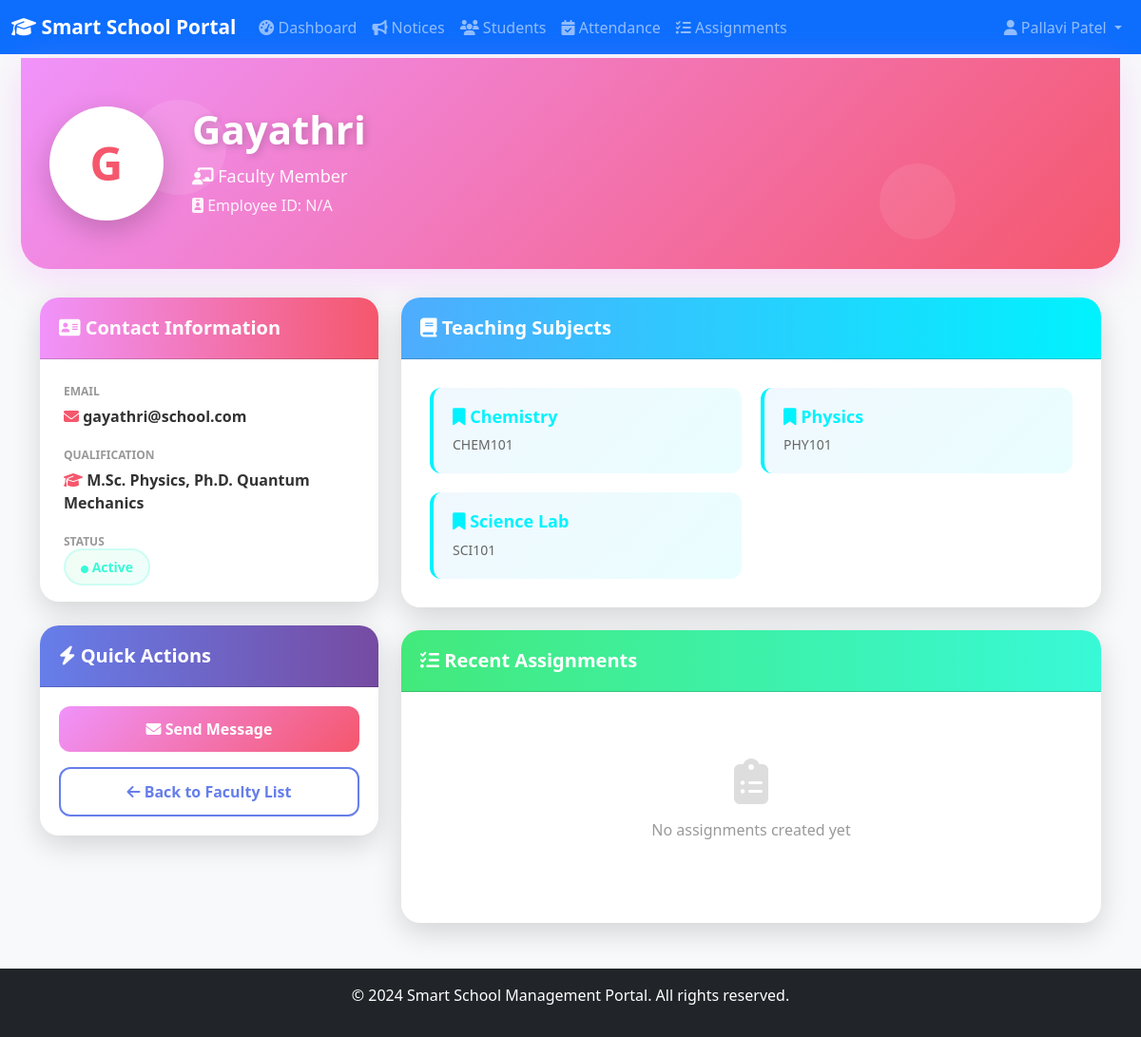
/teachers/3/ (signed in), run on the app's committed database.
### school/models.py (models this page shows, shortened)
class User(AbstractUser):
    ROLE_CHOICES = (
        ('admin', 'Admin'),
        ('teacher', 'Teacher'),
        ('student', 'Student'),
    )
    role = models.CharField(
        max_length=20,
        choices=ROLE_CHOICES,
        help_text="User role in the system"
    )
    phone = models.CharField(max_length=20, blank=True, null=True)
    address = models.TextField(blank=True, null=True)
    date_of_birth = models.DateField(blank=True, null=True)
    profile_picture = models.ImageField(
        upload_to='profile_pictures/',
        blank=True,
        null=True
    )
    class Meta:
        verbose_name = 'User'
        verbose_name_plural = 'Users'
        ordering = ['username']
    def get_full_name(self):
        full_name = f"{self.first_name} {self.last_name}".strip()
        return full_name if full_name else self.username

class Teacher(models.Model):
    user = models.OneToOneField(
        User,
        on_delete=models.CASCADE,
        related_name='teacher_profile'
    )
    subjects = models.ManyToManyField(
        Subject,
        blank=True,
        related_name='teachers'
    )
    qualification = models.CharField(max_length=200, blank=True, null=True)
    experience_years = models.IntegerField(
        default=0,
        validators=[MinValueValidator(0)]
    )
    joining_date = models.DateField(default=timezone.now)
    is_active = models.BooleanField(default=True)
    class Meta:
        verbose_name = 'Teacher'
        verbose_name_plural = 'Teachers'
        ordering = ['user__first_name', 'user__last_name']

class Subject(models.Model):
    name = models.CharField(
        max_length=100,
        unique=True,
        help_text="Subject name"
    )
    code = models.CharField(
        max_length=20,
        blank=True,
        null=True,
        unique=True,
        help_text="Subject code (e.g., MATH101)"
    )
    description = models.TextField(blank=True, null=True)
    created_at = models.DateTimeField(default=timezone.now)
    class Meta:
        verbose_name = 'Subject'
        verbose_name_plural = 'Subjects'
        ordering = ['name']

### school/views.py (the view)
# urls.py: path('teachers/<int:pk>/', views.teacher_detail, name='teacher_detail'),
@login_required
def teacher_detail(request, pk):
    teacher = get_object_or_404(Teacher, pk=pk)
    context = {
        'teacher': teacher,
        'subjects': teacher.subjects.all(),
        'assignments': Assignment.objects.filter(uploaded_by=teacher).order_by('-created_at')[:10],
    }
    return render(request, 'school/teacher_detail.html', context)

### templates/school/teacher_detail.html (shortened to what this page needs)
{% extends 'base.html' %}
{% block content %}
<div style="position: relative; margin: -20px -20px 30px -20px; padding: 50px 30px; background: linear-gradient(135deg, #f093fb 0%, #f5576c 100%); border-radius: 0 0 30px 30px; overflow: hidden; box-shadow: 0 10px 40px rgba(240, 147, 251, 0.3);">
    <div style="position: absolute; top: 0; left: 0; width: 100%; height: 100%; overflow: hidden;">
        <div style="position: absolute; width: 100px; height: 100px; background: rgba(255,255,255,0.1); border-radius: 50%; top: 20%; left: 10%; animation: float-particle 15s ease-in-out infinite;"></div>
        <div style="position: absolute; width: 80px; height: 80px; background: rgba(255,255,255,0.08); border-radius: 50%; top: 50%; right: 15%; animation: float-particle 12s ease-in-out infinite 2s;"></div>
    </div>
    <div style="position: relative; z-index: 10; display: flex; align-items: center; gap: 30px; color: white;">
        <div style="width: 120px; height: 120px; border-radius: 50%; background: white; display: flex; align-items: center; justify-content: center; font-size: 48px; font-weight: 800; color: #f5576c; box-shadow: 0 10px 30px rgba(0,0,0,0.2);">
            {% if teacher.user.first_name %}
                {{ teacher.user.first_name|slice:":1"|upper }}{{ teacher.user.last_name|slice:":1"|upper }}
            {% else %}
                {{ teacher.user.username|slice:":2"|upper }}
            {% endif %}
        </div>
        <div>
            <h2 style="font-size: 42px; font-weight: 800; margin: 0 0 10px 0; text-shadow: 2px 2px 8px rgba(0,0,0,0.2);">
                {{ teacher.user.get_full_name|default:teacher.user.username }}
            </h2>
            <p style="font-size: 18px; margin: 5px 0; opacity: 0.95;">
                <i class="fas fa-chalkboard-teacher"></i> Faculty Member
            </p>
            <p style="font-size: 16px; margin: 5px 0; opacity: 0.9;">
                <i class="fas fa-id-badge"></i> Employee ID: {{ teacher.employee_id|default:"N/A" }}
            </p>
        </div>
    </div>
</div>
<div class="row">
    <div class="col-md-4 mb-4">
        <div class="card border-0 shadow-lg" style="border-radius: 20px; overflow: hidden; margin-bottom: 25px;">
            <div class="card-header" style="background: linear-gradient(90deg, #f093fb 0%, #f5576c 100%); color: white; padding: 20px;">
                <h5 class="mb-0" style="font-weight: 800;"><i class="fas fa-address-card"></i> Contact Information</h5>
            </div>
            <div class="card-body" style="padding: 25px;">
                <div style="margin-bottom: 20px;">
                    <p style="font-size: 12px; color: #999; text-transform: uppercase; font-weight: 700; margin-bottom: 5px;">Email</p>
                    <p style="font-size: 16px; color: #333; font-weight: 600; word-break: break-all;">
                        <i class="fas fa-envelope" style="color: #f5576c;"></i> {{ teacher.user.email }}
                    </p>
                </div>
                {% if teacher.qualification %}
                    <div style="margin-bottom: 20px;">
                        <p style="font-size: 12px; color: #999; text-transform: uppercase; font-weight: 700; margin-bottom: 5px;">Qualification</p>
                        <p style="font-size: 16px; color: #333; font-weight: 600;">
                            <i class="fas fa-graduation-cap" style="color: #f5576c;"></i> {{ teacher.qualification }}
                        </p>
                    </div>
                {% endif %}
                <div>
                    <p style="font-size: 12px; color: #999; text-transform: uppercase; font-weight: 700; margin-bottom: 5px;">Status</p>
                    <span style="background: linear-gradient(135deg, #43e97b15 0%, #38f9d715 100%); color: #38f9d7; padding: 8px 16px; border-radius: 20px; font-size: 14px; font-weight: 700; border: 2px solid #38f9d730;">
                        <i class="fas fa-circle" style="font-size: 8px;"></i> Active
                    </span>
                </div>
            </div>
        </div>
        <div class="card border-0 shadow-lg" style="border-radius: 20px; overflow: hidden;">
            <div class="card-header" style="background: linear-gradient(90deg, #667eea 0%, #764ba2 100%); color: white; padding: 20px;">
                <h5 class="mb-0" style="font-weight: 800;"><i class="fas fa-bolt"></i> Quick Actions</h5>
            </div>
            <div class="card-body" style="padding: 20px;">
                <a href="#" class="btn w-100 mb-3" style="background: linear-gradient(135deg, #f093fb 0%, #f5576c 100%); color: white; border: none; border-radius: 12px; padding: 12px; font-weight: 700;">
                    <i class="fas fa-envelope"></i> Send Message
                </a>
                <a href="{% url 'teacher_list' %}" class="btn w-100" style="background: white; color: #667eea; border: 2px solid #667eea; border-radius: 12px; padding: 12px; font-weight: 700;">
                    <i class="fas fa-arrow-left"></i> Back to Faculty List
                </a>
            </div>
        </div>
    </div>
    <div class="col-md-8">
        <div class="card border-0 shadow-lg mb-4" style="border-radius: 20px; overflow: hidden;">
            <div class="card-header" style="background: linear-gradient(90deg, #4facfe 0%, #00f2fe 100%); color: white; padding: 20px;">
                <h5 class="mb-0" style="font-weight: 800;"><i class="fas fa-book"></i> Teaching Subjects</h5>
            </div>
            <div class="card-body" style="padding: 30px;">
                {% if subjects %}
                    <div style="display: grid; grid-template-columns: repeat(auto-fill, minmax(250px, 1fr)); gap: 20px;">
                        {% for subject in subjects %}
                            <div style="background: linear-gradient(135deg, #4facfe15 0%, #00f2fe15 100%); border-left: 4px solid #00f2fe; padding: 20px; border-radius: 12px; transition: all 0.3s;" onmouseover="this.style.transform='translateX(5px)'; this.style.boxShadow='0 5px 20px rgba(0, 242, 254, 0.2)';" onmouseout="this.style.transform='translateX(0)'; this.style.boxShadow='none';">
                                <h6 style="font-size: 18px; font-weight: 700; color: #00f2fe; margin-bottom: 8px;">
                                    <i class="fas fa-bookmark"></i> {{ subject.name }}
                                </h6>
                                <p style="font-size: 14px; color: #666; margin: 0;">
                                    {{ subject.code|default:"Subject Code" }}
                                </p>
                            </div>
                        {% endfor %}
                    </div>
                {% else %}
                    <div class="text-center" style="padding: 40px;">
                        <i class="fas fa-book-open" style="font-size: 48px; color: #ddd; margin-bottom: 15px;"></i>
                        <p style="color: #999; font-size: 16px;">No subjects assigned yet</p>
                    </div>
                {% endif %}
            </div>
        </div>
        <div class="card border-0 shadow-lg" style="border-radius: 20px; overflow: hidden;">
            <div class="card-header" style="background: linear-gradient(90deg, #43e97b 0%, #38f9d7 100%); color: white; padding: 20px;">
                <h5 class="mb-0" style="font-weight: 800;"><i class="fas fa-tasks"></i> Recent Assignments</h5>
            </div>
            <div class="card-body" style="padding: 30px;">
                {% if assignments %}
                    <div class="table-responsive">
                        <table class="table table-hover">
                            <thead style="background: #f8f9fa;">
                                <tr>
                                    <th style="padding: 15px; font-weight: 700; border: none;">Title</th>
                                    <th style="padding: 15px; font-weight: 700; border: none;">Class</th>
                                    <th style="padding: 15px; font-weight: 700; border: none;">Subject</th>
                                    <th style="padding: 15px; font-weight: 700; border: none;">Due Date</th>
                                </tr>
                            </thead>
                            <tbody>
                                {% for assignment in assignments %}
                                    <tr style="transition: all 0.3s;" onmouseover="this.style.background='#f8f9fa';" onmouseout="this.style.background='white';">
                                        <td style="padding: 15px; border: none; border-bottom: 1px solid #f0f0f0;">
                                            <strong>{{ assignment.title }}</strong>
                                        </td>
                                        <td style="padding: 15px; border: none; border-bottom: 1px solid #f0f0f0;">
                                            {{ assignment.classroom }}
                                        </td>
                                        <td style="padding: 15px; border: none; border-bottom: 1px solid #f0f0f0;">
                                            {{ assignment.subject }}
                                        </td>
                                        <td style="padding: 15px; border: none; border-bottom: 1px solid #f0f0f0;">
                                            <i class="fas fa-calendar"></i> {{ assignment.due_date|date:"M d, Y" }}
                                        </td>
                                    </tr>
                                {% endfor %}
                            </tbody>
                        </table>
                    </div>
                {% else %}
                    <div class="text-center" style="padding: 40px;">
                        <i class="fas fa-clipboard-list" style="font-size: 48px; color: #ddd; margin-bottom: 15px;"></i>
                        <p style="color: #999; font-size: 16px;">No assignments created yet</p>
                    </div>
                {% endif %}
            </div>
        </div>
    </div>
</div>
{% endblock %}

### templates/base.html (shortened to what this page needs)
<!DOCTYPE html>
<html lang="en">
<head>
    <link href="https://cdn.jsdelivr.net/npm/bootstrap@5.3.0/dist/css/bootstrap.min.css" rel="stylesheet">
    <link rel="stylesheet" href="https://cdnjs.cloudflare.com/ajax/libs/font-awesome/6.4.0/css/all.min.css">
    {% load static %}
    <link rel="stylesheet" href="{% static 'css/style.css' %}">
</head>
<body>
    <nav class="navbar navbar-expand-lg navbar-dark bg-primary">
        <div class="container-fluid">
            <a class="navbar-brand" href="{% url 'home' %}">
                <i class="fas fa-graduation-cap"></i> Smart School Portal
            </a>
            <div class="collapse navbar-collapse" id="navbarNav">
                <ul class="navbar-nav me-auto">
                    {% if user.is_authenticated %}
                        <li class="nav-item">
                            <a class="nav-link" href="{% url 'dashboard' %}">
                                <i class="fas fa-tachometer-alt"></i> Dashboard
                            </a>
                        </li>
                        <li class="nav-item">
                            <a class="nav-link" href="{% url 'notice_list' %}">
                                <i class="fas fa-bullhorn"></i> Notices
                            </a>
                        </li>
                        {% if user.role == 'student' %}
                            <li class="nav-item">
                                <a class="nav-link" href="{% url 'assignment_list' %}">
                                    <i class="fas fa-tasks"></i> Assignments
                                </a>
                            </li>
                            <li class="nav-item">
                                <a class="nav-link" href="{% url 'result_list' %}">
                                    <i class="fas fa-chart-line"></i> Results
                                </a>
                            </li>
                        {% elif user.role == 'teacher' %}
                            <li class="nav-item">
                                <a class="nav-link" href="{% url 'student_list' %}">
                                    <i class="fas fa-users"></i> Students
                                </a>
                            </li>
                            <li class="nav-item">
                                <a class="nav-link" href="{% url 'attendance_list' %}">
                                    <i class="fas fa-calendar-check"></i> Attendance
                                </a>
                            </li>
                            <li class="nav-item">
                                <a class="nav-link" href="{% url 'assignment_list' %}">
                                    <i class="fas fa-tasks"></i> Assignments
                                </a>
                            </li>
                        {% endif %}
                    {% endif %}
                </ul>
                <ul class="navbar-nav">
                    {% if user.is_authenticated %}
                        <li class="nav-item dropdown">
                            <a class="nav-link dropdown-toggle" href="#" id="navbarDropdown" role="button" data-bs-toggle="dropdown">
                                <i class="fas fa-user"></i> {{ user.get_full_name|default:user.username }}
                            </a>
                        </li>
                    {% endif %}
                </ul>
            </div>
        </div>
    </nav>
    <main class="container my-4">
        {% block content %}{% endblock %}
    </main>
    <footer class="bg-dark text-white text-center py-3 mt-5">
        <div class="container">
            <p>&copy; 2024 Smart School Management Portal. All rights reserved.</p>
        </div>
    </footer>
</body>
</html>

### data on the page
User: get_full_name "Pallavi Patel"
Teacher: user.first_name "G", user.get_full_name "Gayathri", user.email "gayathri@school.com", qualification "M.Sc. Physics, Ph.D. Quantum Mechanics"
Subject: name "Chemistry", code "CHEM101"
Subject: name "Physics", code "PHY101"
Subject: name "Science Lab", code "SCI101"

### other printed values
{{ teacher.employee_id|default:"N/A" }} "N/A"
